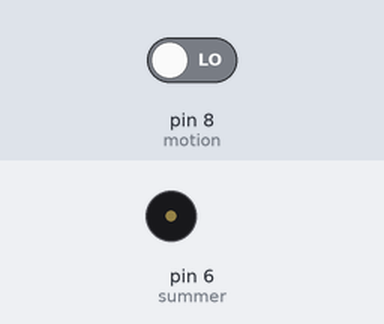
The sketch below on a simulated Arduino Uno, built with avr-gcc and run on an emulated ATmega328P. On the bench: buzzer (waves = sounding). The test bench sets the inputs (shaded band); at power-on: pin 8 (motion) LOW.

Above: at 1.2 s.
1.3 s: pin 8 (motion) driven HIGH
At 1.9 s:
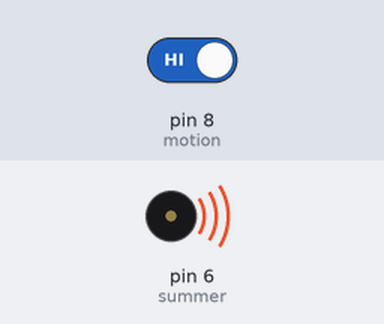
2.9 s: pin 8 (motion) driven LOW
At 4.3 s:
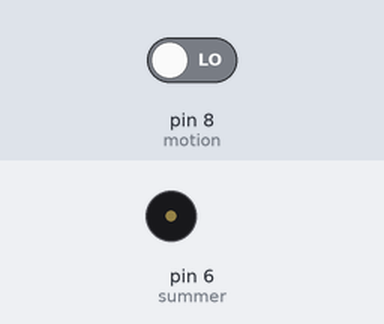
Timing chart, 0 to 5.9 s (numbered marks = the images above; inputs shaded):
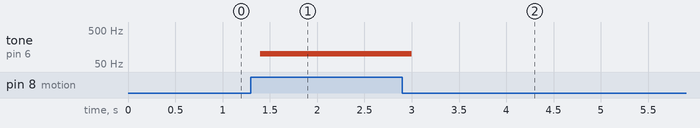

The sketch:

sketch_motion_sensor_summer.ino
```cpp
const int motion = 8;
const int summer = 6;

void setup() {
  Serial.begin(9600);
  pinMode(motion, INPUT);
  pinMode(summer, OUTPUT);

}

void loop() {
  int motionValue = digitalRead(motion);
  makeSummerSound(motionValue);
  delay(200);
}


void makeSummerSound(int motionValue) {
  if (motionValue == HIGH) {
    tone(summer, 100);
  }
  else {
    noTone(summer);
  }
}
```

Measured:
- after the input at 1.3 s, tone on pin 6 (summer): silent → 100 Hz after 0.10 s
- after the input at 2.9 s, tone on pin 6 (summer): 100 Hz → silent after 0.10 s
